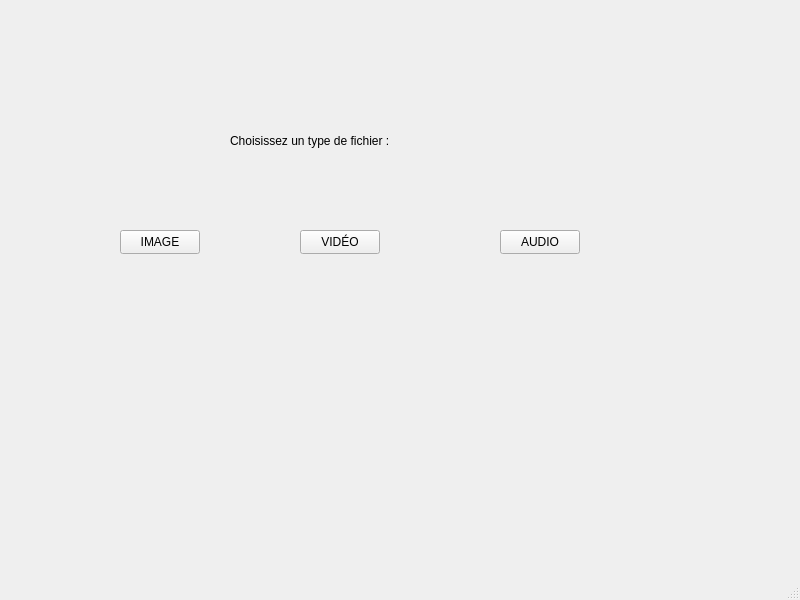
<?xml version="1.0" encoding="UTF-8"?>
<ui version="4.0">
 <class>MainWindow</class>
 <widget class="QMainWindow" name="MainWindow">
  <property name="geometry">
   <rect>
    <x>0</x>
    <y>0</y>
    <width>800</width>
    <height>600</height>
   </rect>
  </property>
  <property name="windowTitle">
   <string>MainWindow</string>
  </property>
  <widget class="QWidget" name="centralwidget">
   <widget class="QLabel" name="label">
    <property name="geometry">
     <rect>
      <x>230</x>
      <y>120</y>
      <width>261</width>
      <height>41</height>
     </rect>
    </property>
    <property name="text">
     <string>Choisissez un type de fichier :</string>
    </property>
   </widget>
   <widget class="QPushButton" name="imageButton">
    <property name="geometry">
     <rect>
      <x>120</x>
      <y>230</y>
      <width>80</width>
      <height>24</height>
     </rect>
    </property>
    <property name="text">
     <string>IMAGE</string>
    </property>
   </widget>
   <widget class="QPushButton" name="videoButton">
    <property name="geometry">
     <rect>
      <x>300</x>
      <y>230</y>
      <width>80</width>
      <height>24</height>
     </rect>
    </property>
    <property name="text">
     <string>VIDÉO</string>
    </property>
   </widget>
   <widget class="QPushButton" name="audioButton">
    <property name="geometry">
     <rect>
      <x>500</x>
      <y>230</y>
      <width>80</width>
      <height>24</height>
     </rect>
    </property>
    <property name="text">
     <string>AUDIO</string>
    </property>
   </widget>
  </widget>
  <widget class="QMenuBar" name="menubar">
   <property name="geometry">
    <rect>
     <x>0</x>
     <y>0</y>
     <width>800</width>
     <height>21</height>
    </rect>
   </property>
  </widget>
  <widget class="QStatusBar" name="statusbar"/>
 </widget>
 <resources/>
 <connections/>
</ui>
